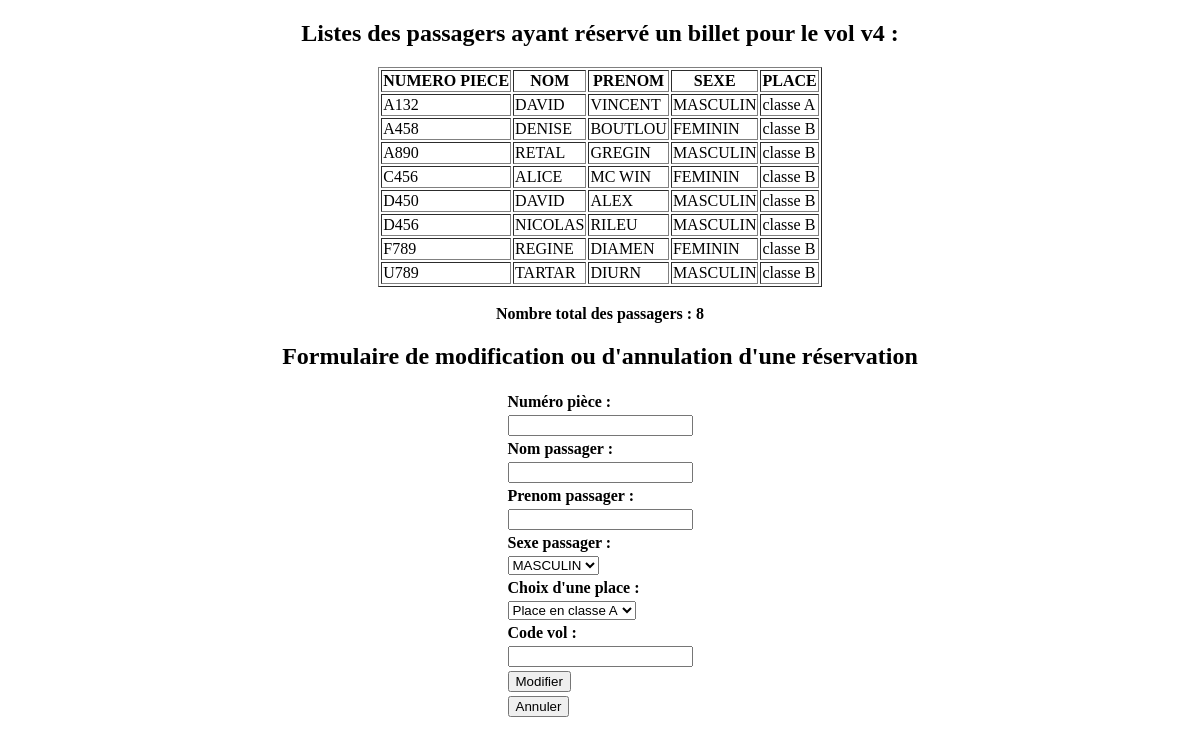
Page /reservation.php?Matricule=v4 on the committed database.
### tables this page shows
CREATE TABLE IF NOT EXISTS `passager` (
  `numpiece` varchar(30) NOT NULL,
  `nom` varchar(50) NOT NULL,
  `prenom` varchar(50) NOT NULL,
  `sexe` varchar(15) NOT NULL,
  `choix_class` varchar(20) NOT NULL,
  `code_vol` varchar(20) NOT NULL,
  PRIMARY KEY (`numpiece`),
  KEY `fk1` (`code_vol`)
);

### reservation.php (the view, shortened to what this page needs)
<?php
$servername = "localhost";
$username = "root";
$password = "";
$dbname = "aerobase";
$conn = mysqli_connect($servername, $username, $password, $dbname);
?>
<!DOCTYPE html>
<html>
<head>
	<link rel="stylesheet" type="text/css" href="mystyle.css">
</head>
<body>
<div  align="center">
<?php
 @$mat=$_GET['Matricule'];
 print"<h2>Listes des passagers ayant réservé un billet pour le vol $mat :</h2>";
$sql="select * from passager where code_vol='$mat'";
$exe=mysqli_query($conn,$sql);
	print'<table border="1" class="tab"><tr><th>NUMERO PIECE</th><th>NOM</th><th>PRENOM</th><th>SEXE</th><th>PLACE</th></tr>';
	     while($rst=mysqli_fetch_assoc($exe)){
	         $num=$rst['numpiece'];
	        $nom=$rst['nom'];
	        $prenom=$rst['prenom'];
	        $sexe=$rst['sexe'];
	        $place=$rst['choix_class'];
	         print"<tr>";
	         echo"<td>$num</td>";
	         echo"<td>$nom</td>";
	         echo"<td>$prenom</td>";
	         echo"<td>$sexe</td>";
	         echo"<td>$place</td>";
	         print"</tr>";
	     }
	   print'</table>';
	?>
	<?php
	   $kk=mysqli_query($conn,"select count(*) as nbp from passager where code_vol='$mat'");
	    if($res=mysqli_fetch_assoc($kk)){
	    $nomb=$res['nbp'];
	    }
	   echo "<br><b>Nombre total des passagers : $nomb</b>";
	?>
	<h2 align="center">Formulaire de modification ou d'annulation d'une réservation</h2>
	<form action="" method="POST">
	<table >
	<tr><td><b>Numéro pièce :</b></td></tr>
	<tr><td><input type="text" name="num"></td></tr>
	<tr><td><b>Nom passager :</b></td></tr>
	<tr><td><input type="text" name="nom"></td></tr>
	<tr><td><b>Prenom passager :</b></td></tr>
	<tr><td><input type="text" name="prenom"></td></tr>
	<tr><td><b>Sexe passager :</b></td></tr>
	<tr><td><select name="sexe" id="sexe"  >
         <option  value="MASCULIN">MASCULIN</option>
     </select></td></tr>
	<tr><td><b>Choix d'une place :</b></td></tr>
	<tr><td><select name="ch_classe" id="ch_classe"  >
         <option  value="classe A">Place en classe A</option>
     </select></td></tr>
     <tr><td><b>Code vol :</b></td></tr>
	<tr><td><input type="text" name="codevol"></td></tr>
	<tr><td><input type="submit" name="bmodif" value="Modifier" class="bouton"></td></tr>
	<tr><td><input type="submit" name="bsupp" value="Annuler" class="bouton"></td></tr>
	</table>
	</form>
	</div>
</body>

### rows in the picture
passager: numpiece "A132", nom "DAVID", prenom "VINCENT", sexe "MASCULIN", choix_class "classe A"
passager: numpiece "A458", nom "DENISE", prenom "BOUTLOU", sexe "FEMININ", choix_class "classe B"
passager: numpiece "A890", nom "RETAL", prenom "GREGIN", sexe "MASCULIN", choix_class "classe B"
passager: numpiece "C456", nom "ALICE", prenom "MC WIN", sexe "FEMININ", choix_class "classe B"
passager: numpiece "D450", nom "DAVID", prenom "ALEX", sexe "MASCULIN", choix_class "classe B"
passager: numpiece "D456", nom "NICOLAS", prenom "RILEU", sexe "MASCULIN", choix_class "classe B"
passager: numpiece "F789", nom "REGINE", prenom "DIAMEN", sexe "FEMININ", choix_class "classe B"
passager: numpiece "U789", nom "TARTAR", prenom "DIURN", sexe "MASCULIN", choix_class "classe B"

### other values in the picture
$mat "v4"
$nomb "8"
